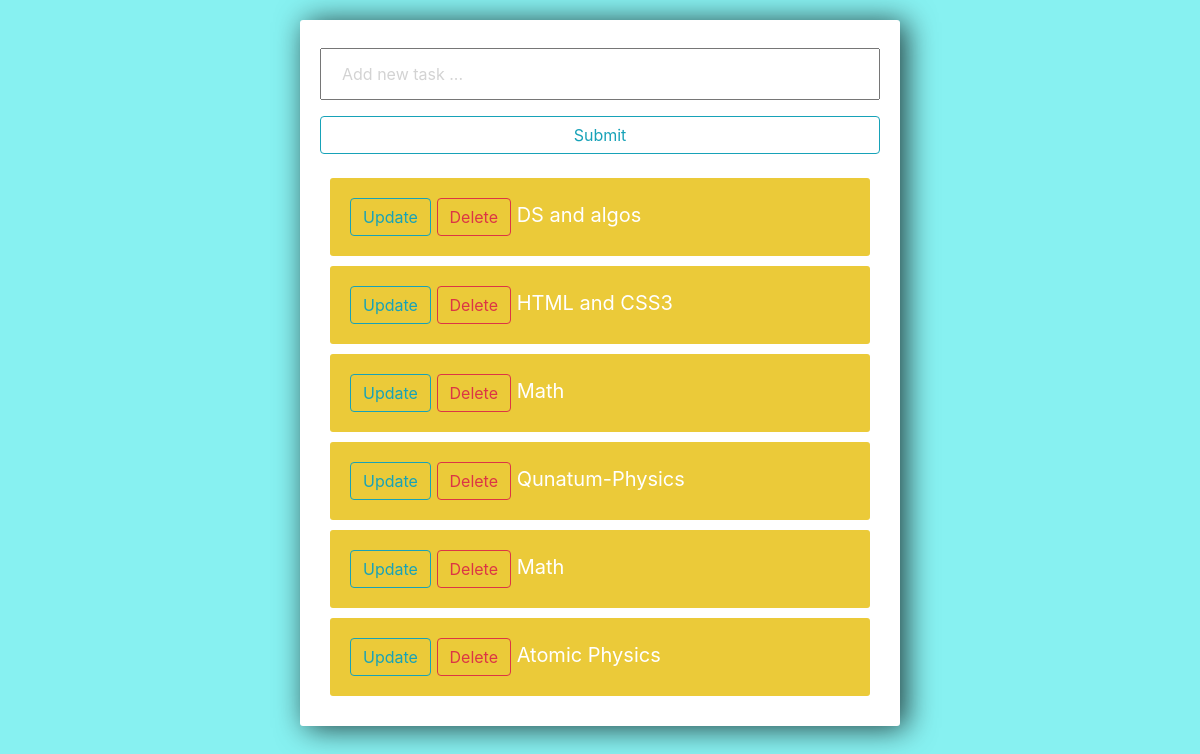
The app's page /, older data.
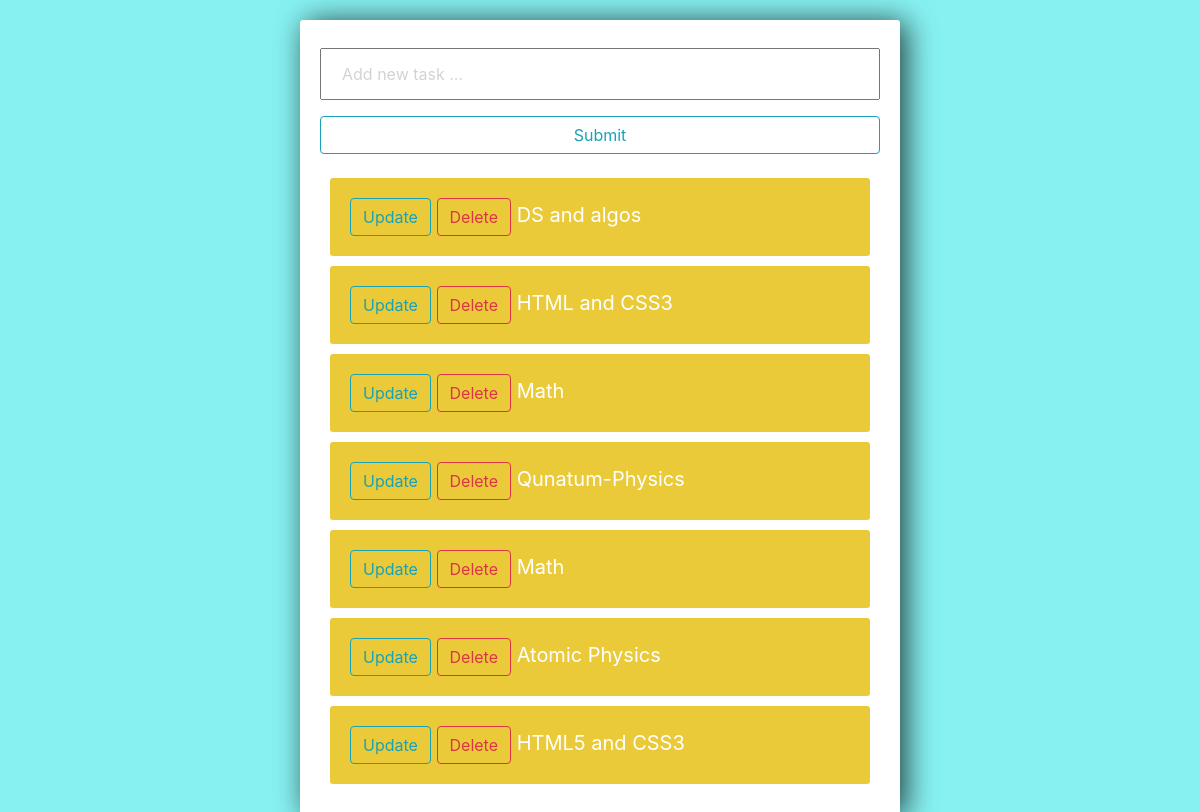
The same page, newer data.
### todo/models.py (models this page shows)
class Task(models.Model):
    title = models.CharField(max_length = 200)
    complete = models.BooleanField(default = False)
    created = models.DateTimeField(auto_now_add = True)
    def __str__(self):
        return self.title

### todo/views.py (the view)
# urls.py: 2. Add a URL to urlpatterns:  path('', views.home, name='home')
def home(request):
    tasks = Task.objects.all()
    form = TaskForm()
    if request.method == 'POST':
        form = TaskForm(request.POST)
        if form.is_valid():
            form.save()
        return redirect('/')
    context = {'tasks':tasks, 'form':form}
    return render (request, 'todo/list.html', context)

### todo/forms.py
class TaskForm(forms.ModelForm):
    title = forms.CharField(widget=forms.TextInput(attrs={'placeholder':'Add new task ...'}))
    class Meta:
        model = Task
        fields = '__all__'

### todo/templates/todo/list.html (shortened to what this page needs)
<div class="center-column">
    {% extends "todo/base.html" %}
        {% block content %}
            <form method="POST" action="/">
                {{form.title}}
                <input class="btn btn-outline-info" type="submit"  name ='Create a task'>
            </form>
            {% for task in tasks %}
                <div class="item-row">
                    <a class="btn btn-outline-info" href="{% url 'update-task' task.id %}"> Update </a>
                    <a class="btn btn-outline-danger" href="{% url 'delete-task' task.id %}"> Delete </a>
                    {% if task.complete == True %}
                        <strike>{{ task }}</strike>
                    {% else %}
                        <span>{{ task }}</span>
                    {% endif %}
                </div>
            {% endfor %}
        {% endblock %}

Row changes from the older to the newer data that the page shows:
added Task: title "HTML5 and CSS3"
